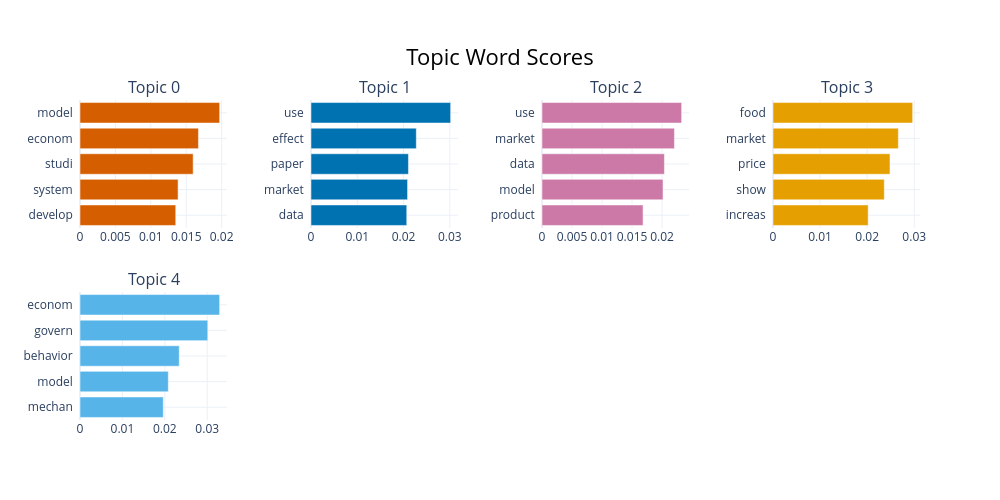

Notebook source saved alongside this figure:
### Code cell
# Visualize the top keywords for the top 10 topics
fig_bar = topic_model.visualize_barchart(top_n_topics=5)
fig_bar.show()

### Figure 1 — Plotly figure (JSON) as saved in the notebook; plotly's stock layout.template omitted (floating-point values rounded to 4 significant figures)
{"data": [{"marker": {"color": "#D55E00"}, "orientation": "h", "type": "bar", "x": [0.01352, 0.01385, 0.01598, 0.01673, 0.01972], "xaxis": "x", "y": ["develop  ", "system  ", "studi  ", "econom  ", "model  "], "yaxis": "y"}, {"marker": {"color": "#0072B2"}, "orientation": "h", "type": "bar", "x": [0.02069, 0.02086, 0.02106, 0.02275, 0.03018], "xaxis": "x2", "y": ["data  ", "market  ", "paper  ", "effect  ", "use  "], "yaxis": "y2"}, {"marker": {"color": "#CC79A7"}, "orientation": "h", "type": "bar", "x": [0.01683, 0.02016, 0.02039, 0.02206, 0.02326], "xaxis": "x3", "y": ["product  ", "model  ", "data  ", "market  ", "use  "], "yaxis": "y3"}, {"marker": {"color": "#E69F00"}, "orientation": "h", "type": "bar", "x": [0.02021, 0.02364, 0.02485, 0.02662, 0.02966], "xaxis": "x4", "y": ["increas  ", "show  ", "price  ", "market  ", "food  "], "yaxis": "y4"}, {"marker": {"color": "#56B4E9"}, "orientation": "h", "type": "bar", "x": [0.01964, 0.02082, 0.02339, 0.03013, 0.03292], "xaxis": "x5", "y": ["mechan  ", "model  ", "behavior  ", "govern  ", "econom  "], "yaxis": "y5"}], "layout": {"annotations": [{"font": {"size": 16}, "showarrow": false, "text": "Topic 0", "x": 0.0875, "xanchor": "center", "xref": "paper", "y": 1, "yanchor": "bottom", "yref": "paper"}, {"font": {"size": 16}, "showarrow": false, "text": "Topic 1", "x": 0.3625, "xanchor": "center", "xref": "paper", "y": 1, "yanchor": "bottom", "yref": "paper"}, {"font": {"size": 16}, "showarrow": false, "text": "Topic 2", "x": 0.6375, "xanchor": "center", "xref": "paper", "y": 1, "yanchor": "bottom", "yref": "paper"}, {"font": {"size": 16}, "showarrow": false, "text": "Topic 3", "x": 0.9125, "xanchor": "center", "xref": "paper", "y": 1, "yanchor": "bottom", "yref": "paper"}, {"font": {"size": 16}, "showarrow": false, "text": "Topic 4", "x": 0.0875, "xanchor": "center", "xref": "paper", "y": 0.4, "yanchor": "bottom", "yref": "paper"}], "height": 500, "hoverlabel": {"bgcolor": "white", "font": {"family": "Rockwell", "size": 16}}, "showlegend": false, "title": {"font": {"color": "Black", "size": 22}, "text": "Topic Word Scores", "x": 0.5, "xanchor": "center", "yanchor": "top"}, "width": 1000, "xaxis": {"anchor": "y", "domain": [0, 0.175], "showgrid": true}, "xaxis2": {"anchor": "y2", "domain": [0.275, 0.45], "showgrid": true}, "xaxis3": {"anchor": "y3", "domain": [0.55, 0.725], "showgrid": true}, "xaxis4": {"anchor": "y4", "domain": [0.825, 1], "showgrid": true}, "xaxis5": {"anchor": "y5", "domain": [0, 0.175], "showgrid": true}, "xaxis6": {"anchor": "y6", "domain": [0.275, 0.45], "showgrid": true}, "xaxis7": {"anchor": "y7", "domain": [0.55, 0.725], "showgrid": true}, "xaxis8": {"anchor": "y8", "domain": [0.825, 1], "showgrid": true}, "yaxis": {"anchor": "x", "domain": [0.6, 1], "showgrid": true}, "yaxis2": {"anchor": "x2", "domain": [0.6, 1], "showgrid": true}, "yaxis3": {"anchor": "x3", "domain": [0.6, 1], "showgrid": true}, "yaxis4": {"anchor": "x4", "domain": [0.6, 1], "showgrid": true}, "yaxis5": {"anchor": "x5", "domain": [0, 0.4], "showgrid": true}, "yaxis6": {"anchor": "x6", "domain": [0, 0.4], "showgrid": true}, "yaxis7": {"anchor": "x7", "domain": [0, 0.4], "showgrid": true}, "yaxis8": {"anchor": "x8", "domain": [0, 0.4], "showgrid": true}}}
